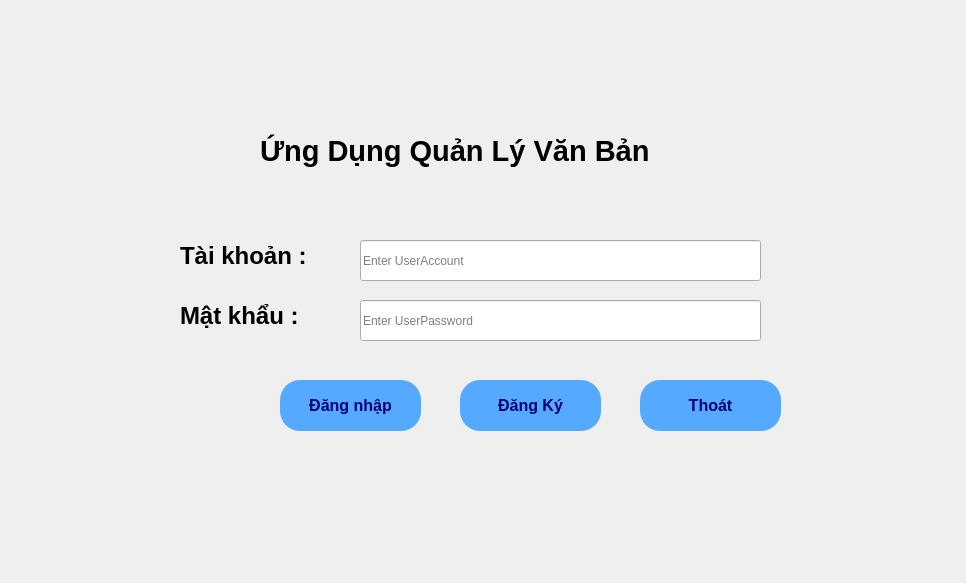
<?xml version="1.0" encoding="UTF-8"?>
<ui version="4.0">
 <class>Form</class>
 <widget class="QWidget" name="Form">
  <property name="geometry">
   <rect>
    <x>0</x>
    <y>0</y>
    <width>966</width>
    <height>583</height>
   </rect>
  </property>
  <property name="windowTitle">
   <string>Form</string>
  </property>
  <property name="styleSheet">
   <string notr="true"/>
  </property>
  <widget class="QLabel" name="label_2">
   <property name="geometry">
    <rect>
     <x>260</x>
     <y>120</y>
     <width>491</width>
     <height>61</height>
    </rect>
   </property>
   <property name="font">
    <font>
     <pointsize>22</pointsize>
     <bold>true</bold>
    </font>
   </property>
   <property name="autoFillBackground">
    <bool>true</bool>
   </property>
   <property name="styleSheet">
    <string notr="true"/>
   </property>
   <property name="text">
    <string>Ứng Dụng Quản Lý Văn Bản</string>
   </property>
  </widget>
  <widget class="QLabel" name="lb_account">
   <property name="geometry">
    <rect>
     <x>180</x>
     <y>230</y>
     <width>151</width>
     <height>51</height>
    </rect>
   </property>
   <property name="font">
    <font>
     <pointsize>18</pointsize>
     <bold>true</bold>
    </font>
   </property>
   <property name="text">
    <string>Tài khoản :</string>
   </property>
  </widget>
  <widget class="QLabel" name="lb_account_2">
   <property name="geometry">
    <rect>
     <x>180</x>
     <y>290</y>
     <width>151</width>
     <height>51</height>
    </rect>
   </property>
   <property name="font">
    <font>
     <pointsize>18</pointsize>
     <bold>true</bold>
    </font>
   </property>
   <property name="text">
    <string>Mật khẩu :</string>
   </property>
  </widget>
  <widget class="QPushButton" name="btnLogin">
   <property name="geometry">
    <rect>
     <x>280</x>
     <y>380</y>
     <width>141</width>
     <height>51</height>
    </rect>
   </property>
   <property name="font">
    <font>
     <pointsize>12</pointsize>
     <bold>true</bold>
    </font>
   </property>
   <property name="autoFillBackground">
    <bool>false</bool>
   </property>
   <property name="styleSheet">
    <string notr="true">QPushButton{
border-radius: 20px;
background-color: rgb(85, 170, 255);
	color: rgb(0, 0, 127);

}
QPushButton:hover{
background-color: rgb(50, 110, 255);
	color: rgb(255, 255, 255);
}
QPushButton:pressed{
background-color: rgb(100, 170, 255);
}</string>
   </property>
   <property name="text">
    <string>Đăng nhập</string>
   </property>
   <property name="icon">
    <iconset theme="address-book-new"/>
   </property>
  </widget>
  <widget class="QPushButton" name="btn_Exit">
   <property name="geometry">
    <rect>
     <x>640</x>
     <y>380</y>
     <width>141</width>
     <height>51</height>
    </rect>
   </property>
   <property name="font">
    <font>
     <pointsize>12</pointsize>
     <bold>true</bold>
    </font>
   </property>
   <property name="styleSheet">
    <string notr="true">QPushButton{
border-radius: 20px;
background-color: rgb(85, 170, 255);
	color: rgb(0, 0, 127);

}
QPushButton:hover{
background-color: rgb(50, 110, 255);
	color: rgb(255, 255, 255);
}
QPushButton:pressed{
background-color: rgb(100, 170, 255);
}</string>
   </property>
   <property name="text">
    <string>Thoát</string>
   </property>
  </widget>
  <widget class="QPushButton" name="btn_Register">
   <property name="geometry">
    <rect>
     <x>460</x>
     <y>380</y>
     <width>141</width>
     <height>51</height>
    </rect>
   </property>
   <property name="font">
    <font>
     <pointsize>12</pointsize>
     <bold>true</bold>
    </font>
   </property>
   <property name="autoFillBackground">
    <bool>false</bool>
   </property>
   <property name="styleSheet">
    <string notr="true">QPushButton{
border-radius: 20px;
background-color: rgb(85, 170, 255);
	color: rgb(0, 0, 127);

}
QPushButton:hover{
background-color: rgb(50, 110, 255);
	color: rgb(255, 255, 255);
}
QPushButton:pressed{
background-color: rgb(100, 170, 255);
}</string>
   </property>
   <property name="text">
    <string>Đăng Ký</string>
   </property>
  </widget>
  <widget class="QLineEdit" name="txbAccount">
   <property name="geometry">
    <rect>
     <x>360</x>
     <y>240</y>
     <width>401</width>
     <height>41</height>
    </rect>
   </property>
   <property name="placeholderText">
    <string>Enter UserAccount</string>
   </property>
  </widget>
  <widget class="QLineEdit" name="txbPassword">
   <property name="geometry">
    <rect>
     <x>360</x>
     <y>300</y>
     <width>401</width>
     <height>41</height>
    </rect>
   </property>
   <property name="echoMode">
    <enum>QLineEdit::Password</enum>
   </property>
   <property name="placeholderText">
    <string>Enter UserPassword</string>
   </property>
  </widget>
 </widget>
 <resources/>
 <connections/>
</ui>
